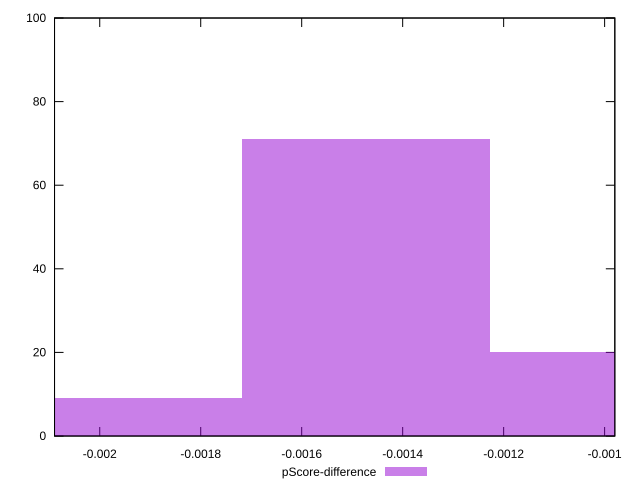

Here is the gnuplot script that generated this plot:
reset

$pScoreDifference <<EOF
-0.0019640650514152693 9
-0.001473048788561452 71
-0.0009820325257076346 20
EOF

set key outside below
set boxwidth 0.0004910162628538173
set xrange [-0.0020895431812494314:-0.000979803281585978]
set yrange [0:100]
set trange [0:100]
set style fill transparent solid 0.5 noborder
set terminal svg size 640, 490 enhanced background rgb 'white'
set output "reports/report_00030_2021-02-24T20-42-31.540Z/mainthread-work-breakdown/samples/agenda/pScore-difference/histogram.svg"

plot $pScoreDifference title "pScore-difference" with boxes

reset
